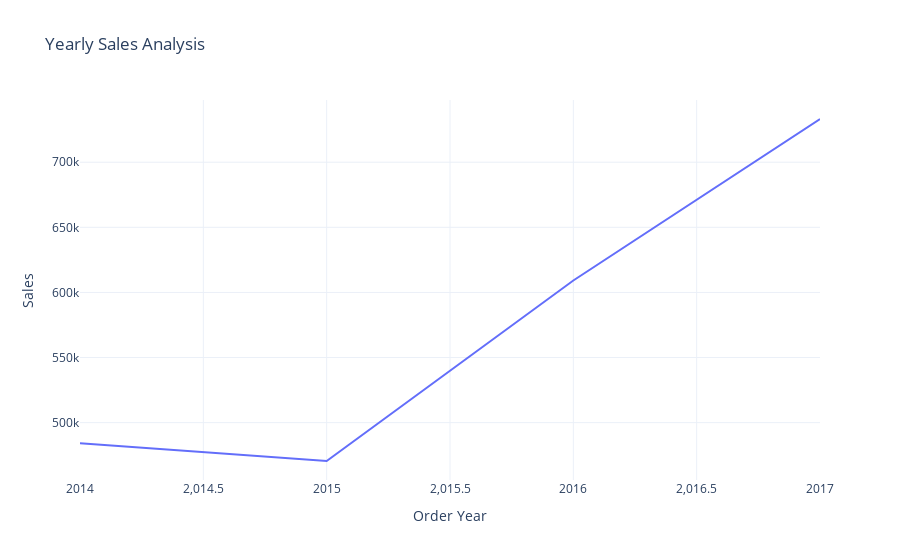

Here is the notebook cell this chart was saved with:
### Code cell
fig.show()

### Figure 1 — Plotly figure (JSON) as saved in the notebook; plotly's stock layout.template omitted (floating-point values rounded to 4 significant figures)
{"data": [{"hovertemplate": "Order Year=%{x}<br>Sales=%{y}<extra></extra>", "legendgroup": "", "line": {"color": "#636efa", "dash": "solid"}, "marker": {"symbol": "circle"}, "mode": "lines", "name": "", "orientation": "v", "showlegend": false, "type": "scatter", "x": [2014, 2015, 2016, 2017], "xaxis": "x", "y": [484200.0, 470500.0, 609200.0, 733200.0], "yaxis": "y"}], "layout": {"autosize": true, "legend": {"tracegroupgap": 0}, "title": {"text": "Yearly Sales Analysis"}, "xaxis": {"anchor": "y", "autorange": true, "domain": [0, 1], "range": [2014, 2017], "title": {"text": "Order Year"}, "type": "linear"}, "yaxis": {"anchor": "x", "autorange": true, "domain": [0, 1], "range": [455900.0, 747800.0], "title": {"text": "Sales"}, "type": "linear"}}}
